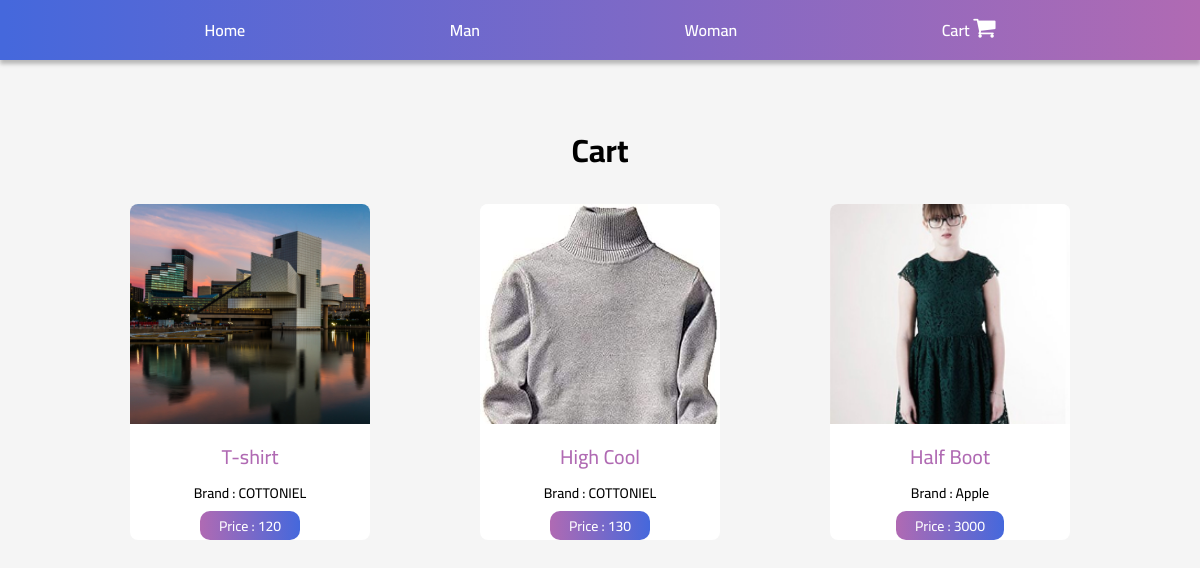
Page /getAllCart on the committed database.
### product/models.py (models this page shows, shortened)
class Category(models.Model):
    categoryName = models.CharField(max_length=15)

class Cart(models.Model):
    product = models.ForeignKey(Product,on_delete=models.CASCADE)

class Product(models.Model):
    productName = models.CharField(max_length=12)
    proudctDescription = models.CharField(max_length=600)
    productBrand = models.CharField(max_length=12)
    productPrice = models.PositiveBigIntegerField()
    productColor = models.CharField(max_length=100)
    productSize = models.CharField(max_length=100)
    productImage = models.ImageField()
    productType = models.ForeignKey(Category, on_delete=models.CASCADE)

### product/views.py (the view)
# urls.py: path('getAllCart',views.getAllCart,name="getAllCart"),
def getAllCart(request):
    items = Cart.objects.all()
    categ = Category.objects.all()[:5]
    context = {
        "category": categ,
        "cart":items
    }
    return render(request,"Cart.html",context)

### templates/Cart.html (shortened to what this page needs)
{% load static %}
<!DOCTYPE html>
<html lang="en">
<head>
    <link href="{% static 'index.css' %}" rel="stylesheet" />
    <link rel="stylesheet" href="{% static 'product_card.css'%}">
    <link rel="stylesheet" href="https://cdnjs.cloudflare.com/ajax/libs/font-awesome/4.7.0/css/font-awesome.min.css">
</head>
<body>
    {% include "header.html" %}
    <h1 style="text-align: center;; margin-top: 10%;margin-bottom: 2%;">Cart</h1>
    <section class="apps">
        {% for item in cart%}
        <div class="product_card">
            <div class="image"
                style="background-image:url('http://localhost:8000/media/{{item.product.productImage}}');">
            </div>
            <div class="info">
                <p class="product_title">
                    {{item.product.productName}}
                </p>
                <p class="caption">
                    Brand : {{item.product.productBrand}}
                </p>
                <a class="date_badge badge">
                    Price : {{item.product.productPrice}}
                </a>
            </div>
        </div>
        {% endfor %}
    </section>
</body>
</html>

### templates/header.html (shortened to what this page needs)
<header>
    <a id="home-link" href="{{HOST_URL}}/" class="header-link">
        Home
    </a>
    {% for category in category %}
    <a href="{{HOST_URL}}/{{category.id}}" class="header-link">
        {{category.categoryName}}
    </a>
    {% endfor %}
    <a id="cart" href="{{HOST_URL}}/getAllCart" class="header-link">
        Cart
        <i style="font-size:24px" class="fa">&#xf07a;</i>
    </a>
</header>

### product/static/index.css (style rules this page uses)
:root { --primary-color: #b06ab3; --secondary-color: #4568dc; }
a { text-decoration: none; color: unset; }
body { font-family: "Cairo", sans-serif !important; padding: 0; margin: 0; background: #f5f5f5; overflow-x: hidden; }
header { height: 60px; display: flex; align-items: center; justify-content: space-evenly; background: linear-gradient(90deg, #4568dc 0.37%, #5068d8 10.78%, #b06ab3 100%); box-shadow: 0px 4px 4px rgba(0, 0, 0, 0.25); position: fixed; top: 0; left: 0; right: 0; }
.header-link { color: #ffffff; font-weight: 600; }

### product/static/product_card.css (style rules this page uses)
.product_card { width: 80%; border-radius: 8px; background-color: #ffffff; margin: auto; max-width: 350px; }
.product_card { background-color: #ffffff; margin: auto; max-width: 350px; }
a { display: block; }
.image { height: 220px; background-size: cover; background-repeat: no-repeat; border-radius: 8px 8px 0px 0px; }
.info { text-align: center; }
.product_title { font-weight: 500; font-size: 20px; color: var(--primary-color); margin-top: 14px; margin-bottom: 10px; }
.badge { margin: auto; background: linear-gradient(90deg, var(--primary-color) 0%, var(--secondary-color) 100%); border-radius: 10px; font-weight: 500; color: #ffffff; width: fit-content; }
.date_badge { font-size: 14px; margin-right: auto; padding: 6.6px 19px; line-height: 16px; }
.caption { margin: 10px 0; font-weight: 500; font-size: 14px; line-height: 16px; padding: 0 10px; }
.apps { display: grid; grid-template-columns: repeat(auto-fit, minmax(300px, 1fr)); padding: 0 100px; gap: 80px 50px; justify-content: center; }

### rows in the picture
Category: categoryName "Man"
Category: categoryName "Woman"
Cart: product.productImage (picture), product.productName "T-shirt", product.productBrand "COTTONIEL", product.productPrice "120"
Cart: product.productImage (picture), product.productName "High Cool", product.productBrand "COTTONIEL", product.productPrice "130"
Cart: product.productImage (picture), product.productName "Half Boot", product.productBrand "Apple", product.productPrice "3000"
